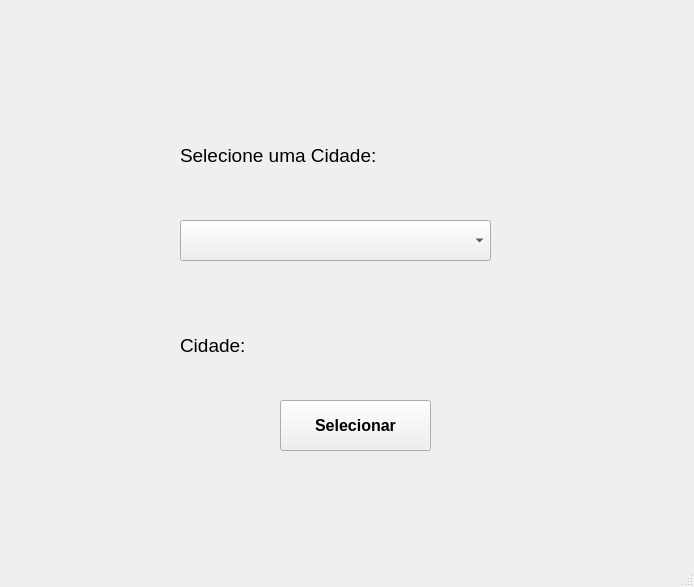
<?xml version="1.0" encoding="UTF-8"?>
<ui version="4.0">
 <class>MainWindow</class>
 <widget class="QMainWindow" name="MainWindow">
  <property name="geometry">
   <rect>
    <x>0</x>
    <y>0</y>
    <width>694</width>
    <height>587</height>
   </rect>
  </property>
  <property name="windowTitle">
   <string>MainWindow</string>
  </property>
  <widget class="QWidget" name="centralwidget">
   <widget class="QComboBox" name="comboBox">
    <property name="geometry">
     <rect>
      <x>180</x>
      <y>220</y>
      <width>311</width>
      <height>41</height>
     </rect>
    </property>
   </widget>
   <widget class="QLabel" name="label">
    <property name="geometry">
     <rect>
      <x>180</x>
      <y>130</y>
      <width>331</width>
      <height>51</height>
     </rect>
    </property>
    <property name="font">
     <font>
      <pointsize>14</pointsize>
     </font>
    </property>
    <property name="text">
     <string>Selecione uma Cidade:</string>
    </property>
   </widget>
   <widget class="QLabel" name="label_2">
    <property name="geometry">
     <rect>
      <x>180</x>
      <y>320</y>
      <width>331</width>
      <height>51</height>
     </rect>
    </property>
    <property name="font">
     <font>
      <pointsize>14</pointsize>
     </font>
    </property>
    <property name="text">
     <string>Cidade:</string>
    </property>
   </widget>
   <widget class="QPushButton" name="pushButton">
    <property name="geometry">
     <rect>
      <x>280</x>
      <y>400</y>
      <width>151</width>
      <height>51</height>
     </rect>
    </property>
    <property name="font">
     <font>
      <pointsize>12</pointsize>
      <weight>75</weight>
      <bold>true</bold>
     </font>
    </property>
    <property name="text">
     <string>Selecionar</string>
    </property>
   </widget>
  </widget>
  <widget class="QMenuBar" name="menubar">
   <property name="geometry">
    <rect>
     <x>0</x>
     <y>0</y>
     <width>694</width>
     <height>22</height>
    </rect>
   </property>
  </widget>
  <widget class="QStatusBar" name="statusbar"/>
 </widget>
 <resources/>
 <connections/>
</ui>
